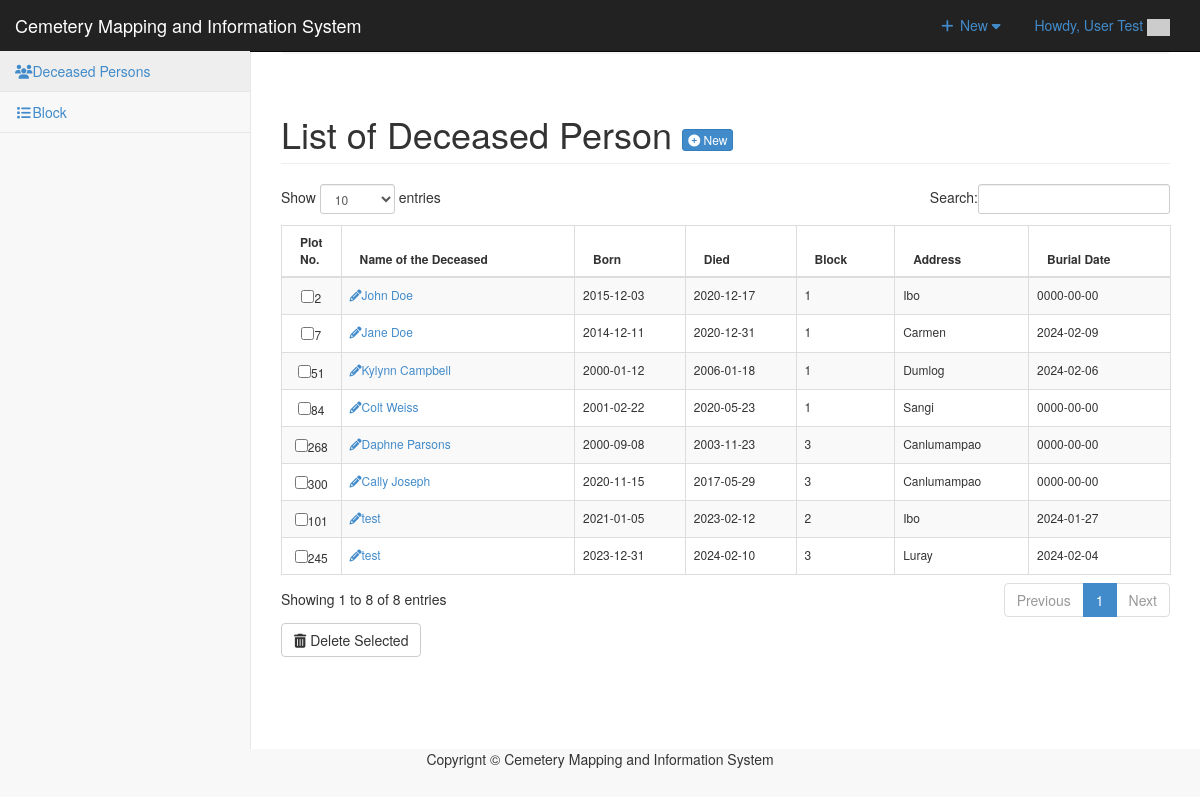
The app's page /admin/person/index.php (signed in) with its own data.
### tables this page shows
CREATE TABLE `tblpeople` (
  `PEOPLEID` int(11) NOT NULL,
  `FNAME` varchar(100) NOT NULL,
  `GRAVENO` int(11) NOT NULL,
  `BORNDATE` date NOT NULL,
  `DIEDDATE` date NOT NULL,
  `CATEGORIES` enum('1','2','3') NOT NULL,
  `LOCATION` enum('Poog','Luray','Dumlog','Canlumampao','Ibo','Carmen','Sangi') NOT NULL,
  `BURIALDATE` date NOT NULL
);

### admin/person/index.php (called while the page is built, shortened)
<?php
require_once ("../theme/templates.php");
?>

### include/database.php (called while the page is built, shortened)
<?php
class Database {
	var $sql_string = '';
	private $conn;
	public function open_connection() {
		$this->conn = mysqli_connect(server,user,pass);
		if(!$this->conn){
			echo "Problem in database connection! Contact administrator!";
			exit();
		}else{
			$db_select = mysqli_select_db($this->conn,database_name);
		}
	}
	function setQuery($sql='') {
		$this->sql_string=$sql;
	}
	function executeQuery() {
		$result = mysqli_query($this->conn,$this->sql_string);
		return $result;
	}
	private function confirm_query($result) {
		return $result;
	}
	function loadResultList( $key='' ) {
		$cur = $this->executeQuery();
		$array = array();
		while ($row = mysqli_fetch_object($cur)) {
			if ($key) {
				$array[$row->$key] = $row;
			} else {
				$array[] = $row;
			}
		}
		return $array;
	}
}
$mydb = new Database();
?>

### admin/person/list.php (the view, shortened to what this page needs)
<div class="row">
	<div class="col-lg-12">
		<h1 class="page-header">List of Deceased Person <a href="index.php?view=add" class="btn btn-primary btn-xs  "> <i class="fa fa-plus-circle fw-fa"></i> New</a> </h1>
	</div>
</div>
<form action="controller.php?action=delete" Method="POST">
	<div class="table-responsive">
		<table id="dash-table" class="table table-striped table-bordered table-hover " style="font-size:12px" cellspacing="0">
			<thead>
				<tr>
					<th>Plot No.</th>
					<th>Name of the Deceased</td>
					<th>Born</th>
					<th>Died</th>
					<th>Block</th>
					<th>Address</th>
					<th>Burial Date</th>
				</tr>
			</thead>
			<tbody>
				<?php
				$query = "SELECT * FROM `tblpeople`";
				$mydb->setQuery($query);
				$cur = $mydb->loadResultList();
				foreach ($cur as $result) {
					$borndate =  $result->BORNDATE;
					$dieddate =  $result->DIEDDATE;
					echo '<tr>';
					echo '<td width="1%" align="center"><input type="checkbox" name="selector[]" id="selector[]" value="' . $result->PEOPLEID . '"/>' . $result->GRAVENO . '</td>';
					echo '<td><a title="edit" href="' . web_root . 'admin/person/index.php?view=edit&id=' . $result->PEOPLEID . '"><i class="fa fa-pencil "></i>' . $result->FNAME . '</a></td>';
					echo '<td>' . $borndate . '</td>';
					echo '<td>' . $dieddate . '</td>';
					echo '<td>' . $result->CATEGORIES . '</td>';
					echo '<td>' . $result->LOCATION . '</td>';
					echo '<td>' . $result->BURIALDATE . '</td>';
					echo '</tr>';
				}
				?>
			</tbody>
		</table>
		<div class="btn-group">
			<button type="submit" class="btn btn-default" name="delete" onclick="return confirm('Are you sure you want to delete this data?');"><i class="fa fa-trash fw-fa"></i> Delete Selected</button>
		</div>
	</div>
</form>

### admin/css/sb-admin-2.css (style rules this page uses)
body { background-color: #f8f8f8; }

### records on screen
tblpeople: GRAVENO "2", FNAME "John Doe", BORNDATE "2015-12-03", DIEDDATE "2020-12-17", CATEGORIES "1", LOCATION "Ibo", BURIALDATE "0000-00-00"
tblpeople: GRAVENO "7", FNAME "Jane Doe", BORNDATE "2014-12-11", DIEDDATE "2020-12-31", CATEGORIES "1", LOCATION "Carmen", BURIALDATE "2024-02-09"
tblpeople: GRAVENO "51", FNAME "Kylynn Campbell", BORNDATE "2000-01-12", DIEDDATE "2006-01-18", CATEGORIES "1", LOCATION "Dumlog", BURIALDATE "2024-02-06"
tblpeople: GRAVENO "84", FNAME "Colt Weiss", BORNDATE "2001-02-22", DIEDDATE "2020-05-23", CATEGORIES "1", LOCATION "Sangi", BURIALDATE "0000-00-00"
tblpeople: GRAVENO "268", FNAME "Daphne Parsons", BORNDATE "2000-09-08", DIEDDATE "2003-11-23", CATEGORIES "3", LOCATION "Canlumampao", BURIALDATE "0000-00-00"
tblpeople: GRAVENO "300", FNAME "Cally Joseph", BORNDATE "2020-11-15", DIEDDATE "2017-05-29", CATEGORIES "3", LOCATION "Canlumampao", BURIALDATE "0000-00-00"
tblpeople: GRAVENO "101", FNAME "test", BORNDATE "2021-01-05", DIEDDATE "2023-02-12", CATEGORIES "2", LOCATION "Ibo", BURIALDATE "2024-01-27"
tblpeople: GRAVENO "245", FNAME "test", BORNDATE "2023-12-31", DIEDDATE "2024-02-10", CATEGORIES "3", LOCATION "Luray", BURIALDATE "2024-02-04"

### other values on screen
$_SESSION['U_NAME'] "User Test"
